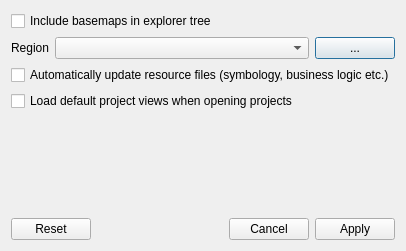
<?xml version="1.0" encoding="UTF-8"?>
<ui version="4.0">
 <class>Dialog</class>
 <widget class="QDialog" name="Dialog">
  <property name="geometry">
   <rect>
    <x>0</x>
    <y>0</y>
    <width>365</width>
    <height>251</height>
   </rect>
  </property>
  <property name="windowTitle">
   <string>Options</string>
  </property>
  <layout class="QVBoxLayout" name="verticalLayout">
   <item>
    <widget class="QCheckBox" name="basemapsInclude">
     <property name="text">
      <string>Include basemaps in explorer tree</string>
     </property>
    </widget>
   </item>
   <item>
    <layout class="QHBoxLayout" name="horizontalLayout">
     <item>
      <widget class="QLabel" name="label">
       <property name="text">
        <string>Region</string>
       </property>
      </widget>
     </item>
     <item>
      <widget class="QComboBox" name="basemapRegion">
       <property name="sizePolicy">
        <sizepolicy hsizetype="MinimumExpanding" vsizetype="Fixed">
         <horstretch>0</horstretch>
         <verstretch>0</verstretch>
        </sizepolicy>
       </property>
      </widget>
     </item>
     <item>
      <widget class="QPushButton" name="regionHelp">
       <property name="text">
        <string>...</string>
       </property>
      </widget>
     </item>
    </layout>
   </item>
   <item>
    <widget class="QCheckBox" name="autoUpdate">
     <property name="text">
      <string>Automatically update resource files (symbology, business logic etc.)</string>
     </property>
    </widget>
   </item>
   <item>
    <widget class="QCheckBox" name="loadDefaultView">
     <property name="text">
      <string>Load default project views when opening projects</string>
     </property>
    </widget>
   </item>
   <item>
    <spacer name="verticalSpacer">
     <property name="orientation">
      <enum>Qt::Vertical</enum>
     </property>
     <property name="sizeHint" stdset="0">
      <size>
       <width>20</width>
       <height>154</height>
      </size>
     </property>
    </spacer>
   </item>
   <item>
    <widget class="QDialogButtonBox" name="buttonBox">
     <property name="orientation">
      <enum>Qt::Horizontal</enum>
     </property>
     <property name="standardButtons">
      <set>QDialogButtonBox::Apply|QDialogButtonBox::Cancel|QDialogButtonBox::Reset</set>
     </property>
    </widget>
   </item>
  </layout>
 </widget>
 <resources/>
 <connections>
  <connection>
   <sender>buttonBox</sender>
   <signal>accepted()</signal>
   <receiver>Dialog</receiver>
   <slot>accept()</slot>
   <hints>
    <hint type="sourcelabel">
     <x>248</x>
     <y>254</y>
    </hint>
    <hint type="destinationlabel">
     <x>157</x>
     <y>274</y>
    </hint>
   </hints>
  </connection>
  <connection>
   <sender>buttonBox</sender>
   <signal>rejected()</signal>
   <receiver>Dialog</receiver>
   <slot>reject()</slot>
   <hints>
    <hint type="sourcelabel">
     <x>316</x>
     <y>260</y>
    </hint>
    <hint type="destinationlabel">
     <x>286</x>
     <y>274</y>
    </hint>
   </hints>
  </connection>
 </connections>
</ui>
